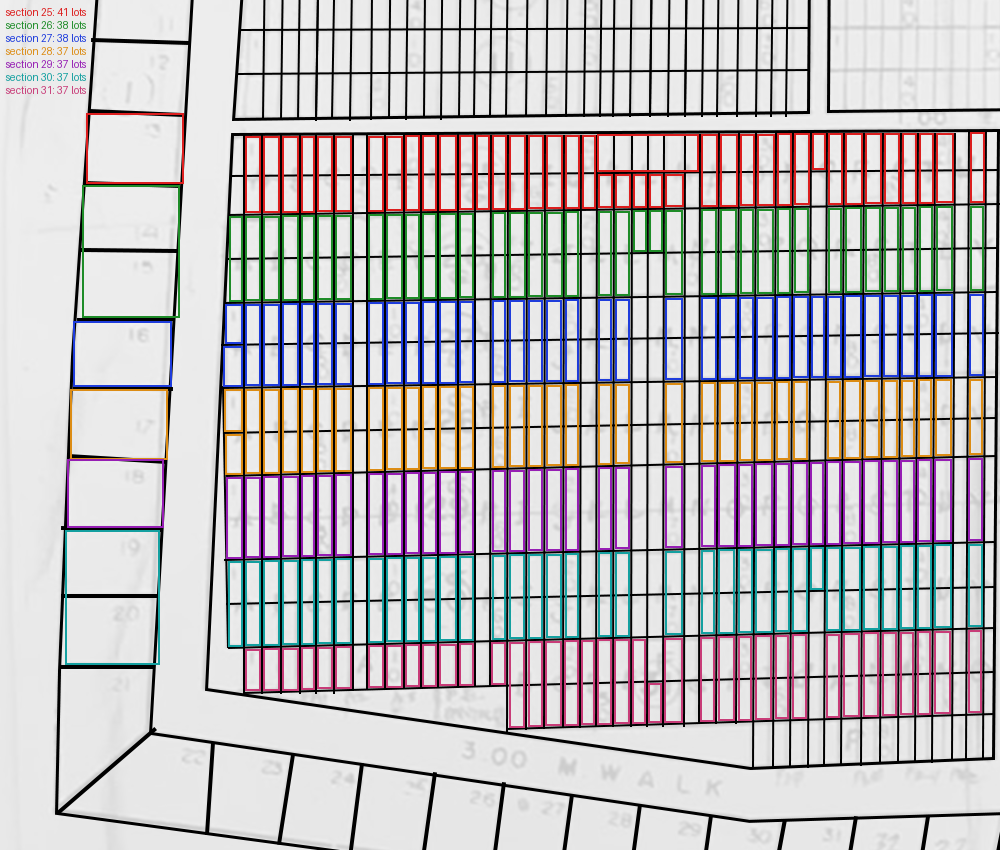
#> input picture database/survey/check-crypt-lots.png, 1000 x 850 px
$ python trace_extract.py ../database/survey/check-crypt-lots.png
#> lines starting #> are read from the running program, lines starting #| are printed output that depends on the picture
#!/usr/bin/env python3
"""Extract cemetery plot geometry from a Photoshop lines-layer export.

The traced layer is dark strokes on light paper, so each plot is a bounded
region of paper. Flood filling the paper and keeping the enclosed regions
gives the plots directly, as near-rectangular cells.

Only fully enclosed cells come back this way, which is why the report splits
them from the open blocks: an open block is a region that bleeds past its
neighbours, so it still needs subdividing (or a hand trace).

    usage: trace_extract.py lines.png [-o geometry.json]

Coordinates are source pixels. Registration to map space is a separate affine
step, so this stays a pure geometry pass.
"""

from __future__ import annotations

import argparse
import json
import statistics
import sys
from collections import deque

try:
    from PIL import Image
except ImportError:
    sys.exit("Pillow is required: pacman -S python-pillow")

# Paper sits at L>=217 and strokes run well below; 200 keeps the anti-aliased
# fringe out of the walls without dropping thin lines.
PAPER_MIN = 200

# A plot at survey scale is a few dozen pixels on a side; anything below this
# is a gap between two walls, not a plot.
MIN_CELL_W = 14
MIN_CELL_H = 10

# Above this the region is an unsubdivided block, not a plot.
MAX_PLOT_AREA = 90_000

# How much of its bounding box a region must fill to count as rectangular.
# A real plot is drawn as a rectangle, so this separates plots from blobs of
# paper that happen to be bounded by strokes elsewhere on the sheet.
MIN_FILL_RATIO = 0.80


def load_paper(path: str) -> tuple[int, int, bytearray]:
    """Mask of the paper: 1 where the pixel is light."""
    image = Image.open(path).convert("L")
    width, height = image.size
    pixels = image.load()
    paper = bytearray(width * height)
    for y in range(height):
        row = y * width
        for x in range(width):
            if pixels[x, y] >= PAPER_MIN:
                paper[row + x] = 1
    return width, height, paper


def regions(paper: bytearray, width: int, height: int) -> list[dict]:
    """Every 4-connected region of paper, with its bounding box.

    The sheet edge is sealed first so the unbounded background outside the
    trace reads as one region instead of wrapping around the plots.
    """
    for x in range(width):
        paper[x] = 0
        paper[(height - 1) * width + x] = 0
    for y in range(height):
        paper[y * width] = 0
        paper[y * width + width - 1] = 0

    seen = bytearray(width * height)
    found: list[dict] = []

    for start in range(width * height):
        if not paper[start] or seen[start]:
            continue
        seen[start] = 1
        queue = deque([start])
        area = 0
        x0 = x1 = start % width
        y0 = y1 = start // width

        while queue:
            index = queue.popleft()
            area += 1
            x, y = index % width, index // width
            if x < x0:
                x0 = x
            if x > x1:
                x1 = x
            if y < y0:
                y0 = y
            if y > y1:
                y1 = y

            if y > 0:
                up = index - width
                if paper[up] and not seen[up]:
                    seen[up] = 1
                    queue.append(up)
            if y < height - 1:
                down = index + width
                if paper[down] and not seen[down]:
                    seen[down] = 1
                    queue.append(down)
            if x > 0:
                left = index - 1
                if paper[left] and not seen[left]:
                    seen[left] = 1
                    queue.append(left)
            if x < width - 1:
                right = index + 1
                if paper[right] and not seen[right]:
                    seen[right] = 1
                    queue.append(right)

        found.append({
            "area": area, "x0": x0, "y0": y0, "x1": x1, "y1": y1,
            "w": x1 - x0 + 1, "h": y1 - y0 + 1,
            "cx": (x0 + x1) / 2, "cy": (y0 + y1) / 2,
        })

    return found


def classify(found: list[dict]) -> tuple[list[dict], list[dict]]:
    """Split regions into plots and open blocks.

    The largest region is the paper outside the trace, which reaches the sheet
    edge and is not a plot by any measure.
    """
    outside = max(found, key=lambda r: r["area"], default=None)
    rest = [r for r in found if r is not outside]

    plots = []
    blocks = []
    for region in rest:
        box = region["w"] * region["h"]
        fill = region["area"] / box if box else 0.0
        if region["area"] > MAX_PLOT_AREA:
            blocks.append(region)
        elif region["w"] >= MIN_CELL_W and region["h"] >= MIN_CELL_H and fill >= MIN_FILL_RATIO:
            plots.append({**region, "fill": round(fill, 3)})

    plots.sort(key=lambda r: (round(r["cy"] / 40), r["cx"]))
    return plots, blocks


def extract(path: str) -> dict:
    width, height, paper = load_paper(path)
    found = regions(paper, width, height)
    plots, blocks = classify(found)

    return {
        "source": path,
        "size": [width, height],
        "region_count": len(found),
        "plot_count": len(plots),
        "open_block_count": len(blocks),
        "open_blocks": sorted(blocks, key=lambda r: -r["area"]),
        "plots": plots,
    }


def main() -> None:
    parser = argparse.ArgumentParser(description=__doc__)
    parser.add_argument("image", help="traced lines-layer PNG")
    parser.add_argument("-o", "--out", help="write JSON here")
    args = parser.parse_args()

    result = extract(args.image)
#> in load_paper, `image = Image.open(path).convert("L")`:
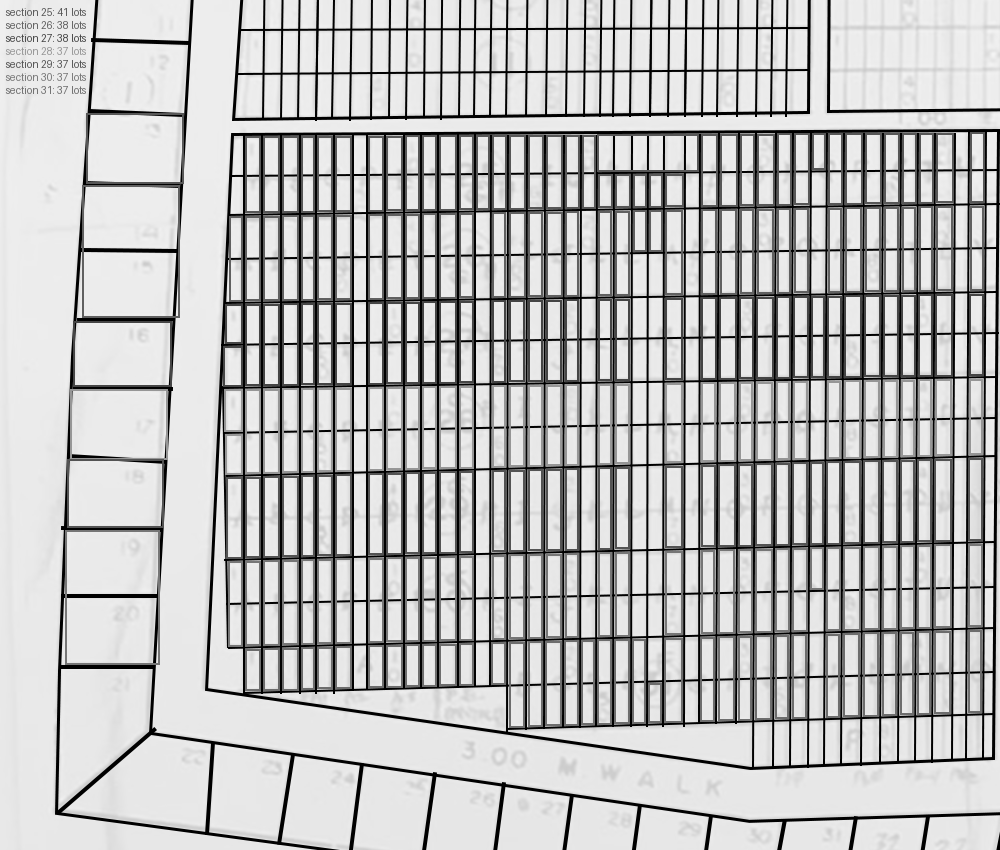
#> image: PIL image 1000x850 L; min 0, max 244, mean 188.8

    if args.out:
        with open(args.out, "w") as handle:
            json.dump(result, handle, indent=1)

    plots = result["plots"]
    summary = {k: v for k, v in result.items() if k not in ("plots", "open_blocks")}
    print(json.dumps(summary, indent=1))
#| {
#|  "source": "../database/survey/check-crypt-lots.png",
#|  "size": [
#|   1000,
#|   850
#|  ],
#|  "region_count": 766,
#|  "plot_count": 174,
#|  "open_block_count": 0
#| }

    if plots:
        widths = [p["w"] for p in plots]
        heights = [p["h"] for p in plots]
        fills = [p["fill"] for p in plots]
        print(f"  plot width   median {statistics.median(widths)}  "
              f"min {min(widths)}  max {max(widths)}")
#|   plot width   median 15.0  min 14  max 169
        print(f"  plot height  median {statistics.median(heights)}  "
              f"min {min(heights)}  max {max(heights)}")
#|   plot height  median 40.0  min 26  max 109
        print(f"  fill ratio   median {statistics.median(fills):.3f}")
#|   fill ratio   median 0.972

    print("  open blocks still to subdivide:")
    for block in result["open_blocks"][:20]:
        print(f"    {block['w']:>5}x{block['h']:<5} at ({block['x0']},{block['y0']})"
              f"  area {block['area']}")
    if len(result["open_blocks"]) > 20:
        print(f"    ... and {len(result['open_blocks']) - 20} more")


if __name__ == "__main__":
    main()
